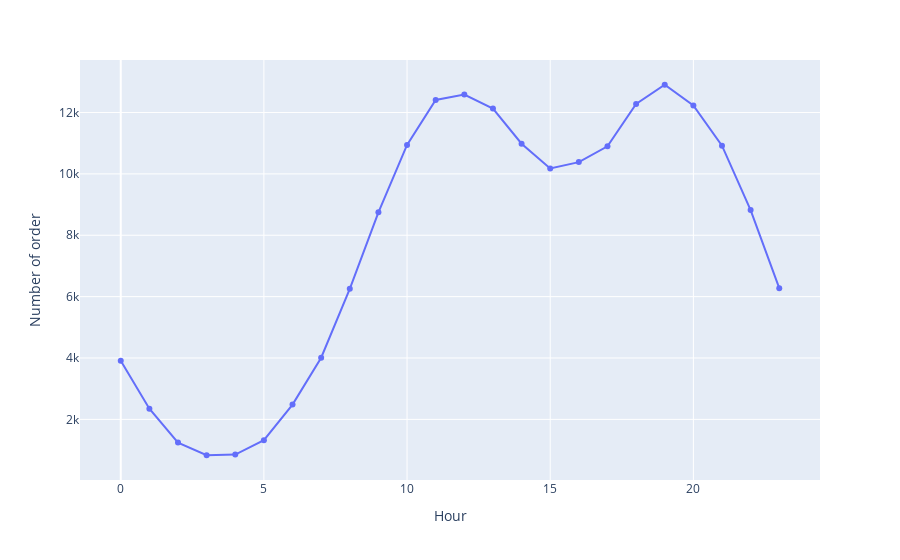

Notebook cell for this chart:
### Code cell
fig = px.line(order_by_hour, x='Hour', y='Number of order', markers=True)
fig.show()

### Figure 1 — Plotly figure (JSON) as saved in the notebook; plotly's stock layout.template omitted (floating-point values rounded to 4 significant figures)
{"data": [{"hovertemplate": "Hour=%{x}<br>Number of order=%{y}<extra></extra>", "legendgroup": "", "line": {"color": "#636efa", "dash": "solid"}, "marker": {"symbol": "circle"}, "mode": "lines+markers", "name": "", "orientation": "v", "showlegend": false, "type": "scatter", "x": [0, 1, 2, 3, 4, 5, 6, 7, 8, 9, 10, 11, 12, 13, 14, 15, 16, 17, 18, 19, 20, 21, 22, 23], "xaxis": "x", "y": [3910, 2350, 1243, 831, 854, 1321, 2482, 4011, 6256, 8748, 10944, 12411, 12587, 12129, 10984, 10175, 10384, 10899, 12280, 12905, 12228, 10921, 8822, 6275], "yaxis": "y"}], "layout": {"legend": {"tracegroupgap": 0}, "margin": {"t": 60}, "xaxis": {"anchor": "y", "domain": [0, 1], "title": {"text": "Hour"}}, "yaxis": {"anchor": "x", "domain": [0, 1], "title": {"text": "Number of order"}}}}
